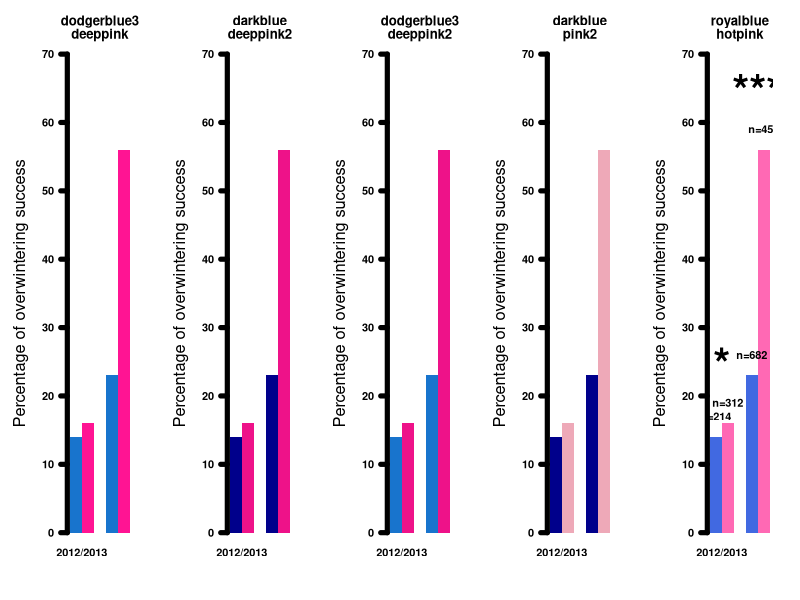

The R script that drew this image:
###############################################################################
###############################################################################
#barplot of the effect of coinfection on different parameters
###############################################################################
###############################################################################


op<-par(mfrow=c(1,5),mar=c(5.1,5.1,4.1,2.1), oma=c(0,0,0,0))

coolcol<-c("dodgerblue3","deeppink")
temp<-barplot(matrix(c(14,16,23,56),nrow=2),beside=TRUE,border=NA,col=coolcol,
              lwd=5,ylim=c(0,70),names.arg=list("2012/2013","2013/2014"),
              main=coolcol,font=2,las=1,cex.lab=1.5,
              ylab="Percentage of overwintering success")

coolcol<-c("darkblue","deeppink2")
temp<-barplot(matrix(c(14,16,23,56),nrow=2),beside=TRUE,border=NA,col=coolcol,
              lwd=5,ylim=c(0,70),names.arg=list("2012/2013","2013/2014"),
              main=coolcol,font=2,las=1,cex.lab=1.5,
              ylab="Percentage of overwintering success")

coolcol<-c("dodgerblue3","deeppink2")
temp<-barplot(matrix(c(14,16,23,56),nrow=2),beside=TRUE,border=NA,col=coolcol,
              lwd=5,ylim=c(0,70),names.arg=list("2012/2013","2013/2014"),
              main=coolcol,font=2,las=1,cex.lab=1.5,
              ylab="Percentage of overwintering success")

coolcol<-c("darkblue","pink2")
temp<-barplot(matrix(c(14,16,23,56),nrow=2),beside=TRUE,border=NA,col=coolcol,
              lwd=5,ylim=c(0,70),names.arg=list("2012/2013","2013/2014"),
              main=coolcol,font=2,las=1,cex.lab=1.5,
              ylab="Percentage of overwintering success")

coolcol<-c("royalblue","hotpink")
temp<-barplot(matrix(c(14,16,23,56),nrow=2),beside=TRUE,border=NA,col=coolcol,
              lwd=5,ylim=c(0,70),names.arg=list("2012/2013","2013/2014"),
              main=coolcol,font=2,las=1,cex.lab=1.5,
              ylab="Percentage of overwintering success")

text(temp[1],matrix(c(14,16,23,56),nrow=2)[1]+3,"n=214",font=2)
text(temp[2],matrix(c(14,16,23,56),nrow=2)[2]+3,"n=312",font=2)

text((temp[1]+temp[2])/2,max(matrix(c(14,16,23,56),nrow=2)[1:2])+10,"*",font=2,cex=4)

text(temp[3],matrix(c(14,16,23,56)+3,nrow=2)[3],"n=682",font=2)
text(temp[4],matrix(c(14,16,23,56)+3,nrow=2)[4],"n=454",font=2)

text((temp[3]+temp[4])/2,max(matrix(c(14,16,23,56),nrow=2)[3:4])+10,"***",font=2,cex=4)

par(op)


which(colors()=="hotpink")







